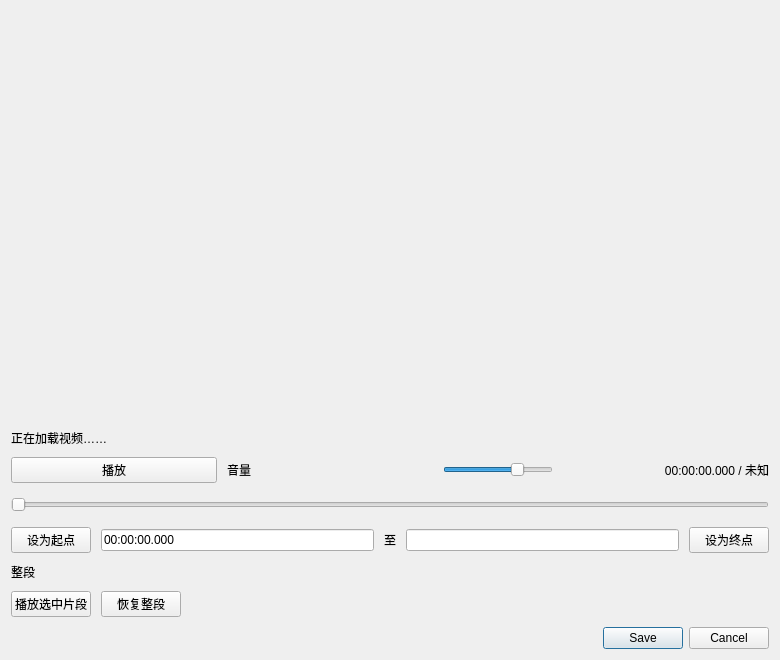
<?xml version="1.0" encoding="UTF-8"?>
<ui version="4.0">
 <class>PreviewDialog</class>
 <widget class="QDialog" name="PreviewDialog">
  <property name="geometry"><rect><x>0</x><y>0</y><width>780</width><height>660</height></rect></property>
  <property name="minimumSize"><size><width>660</width><height>580</height></size></property>
  <property name="windowTitle"><string>视频预览</string></property>
  <layout class="QVBoxLayout" name="layout" stretch="1,0,0,0,0,0,0,0">
   <property name="spacing"><number>10</number></property>
   <item><widget class="QWidget" name="videoWidget" native="true"><property name="minimumSize"><size><width>0</width><height>160</height></size></property></widget></item>
   <item><widget class="QLabel" name="noticeLabel"><property name="text"><string>正在加载视频……</string></property><property name="wordWrap"><bool>true</bool></property></widget></item>
   <item><layout class="QHBoxLayout" name="playLayout">
    <item><widget class="QPushButton" name="playButton"><property name="text"><string>播放</string></property></widget></item>
    <item><widget class="QLabel" name="volumeLabel"><property name="text"><string>音量</string></property></widget></item>
    <item><widget class="QSlider" name="volumeSlider"><property name="maximum"><number>100</number></property><property name="value"><number>70</number></property><property name="orientation"><enum>Qt::Horizontal</enum></property><property name="maximumSize"><size><width>110</width><height>16777215</height></size></property></widget></item>
    <item><widget class="QLabel" name="positionLabel"><property name="text"><string>00:00:00.000 / 未知</string></property><property name="alignment"><set>Qt::AlignRight|Qt::AlignVCenter</set></property></widget></item>
   </layout></item>
   <item><widget class="QSlider" name="positionSlider"><property name="maximum"><number>10000</number></property><property name="singleStep"><number>10</number></property><property name="pageStep"><number>1000</number></property><property name="minimumSize"><size><width>0</width><height>24</height></size></property><property name="accessibleName"><string>播放进度</string></property><property name="orientation"><enum>Qt::Horizontal</enum></property></widget></item>
   <item><layout class="QHBoxLayout" name="rangeLayout">
    <item><widget class="QPushButton" name="setStartButton"><property name="text"><string>设为起点</string></property></widget></item>
    <item><widget class="QLineEdit" name="startEdit"><property name="text"><string>00:00:00.000</string></property><property name="accessibleName"><string>片段起点</string></property></widget></item>
    <item><widget class="QLabel" name="toLabel"><property name="text"><string>至</string></property></widget></item>
    <item><widget class="QLineEdit" name="endEdit"><property name="accessibleName"><string>片段终点</string></property></widget></item>
    <item><widget class="QPushButton" name="setEndButton"><property name="text"><string>设为终点</string></property></widget></item>
   </layout></item>
   <item><widget class="QLabel" name="durationLabel"><property name="text"><string>整段</string></property><property name="wordWrap"><bool>true</bool></property></widget></item>
   <item><layout class="QHBoxLayout" name="rangeActions">
    <item><widget class="QPushButton" name="selectedButton"><property name="text"><string>播放选中片段</string></property></widget></item>
    <item><widget class="QPushButton" name="resetButton"><property name="text"><string>恢复整段</string></property></widget></item>
    <item><spacer name="rangeSpacer"><property name="orientation"><enum>Qt::Horizontal</enum></property><property name="sizeHint" stdset="0"><size><width>40</width><height>20</height></size></property></spacer></item>
   </layout></item>
   <item><widget class="QDialogButtonBox" name="buttonBox"><property name="standardButtons"><set>QDialogButtonBox::Cancel|QDialogButtonBox::Save</set></property></widget></item>
  </layout>
 </widget>
 <resources/>
 <connections/>
</ui>
